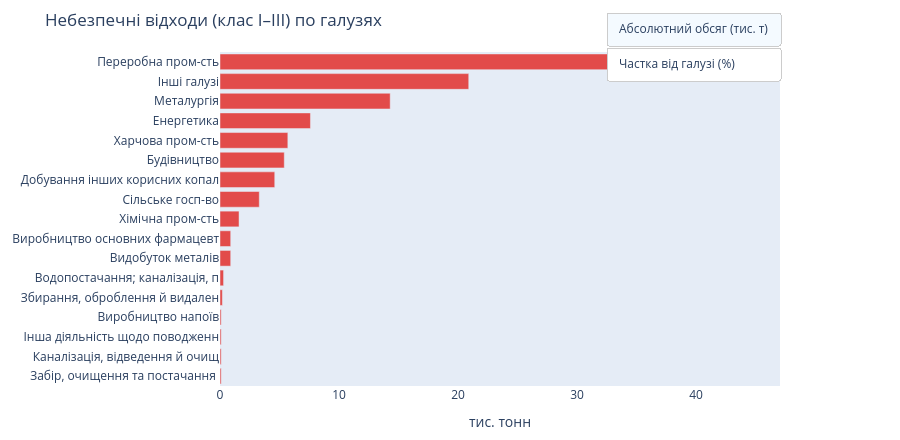

Write notebook code for a chart like this one.
### Code cell
# ГРАФІК 6  Небезпечні по галузях (абс / %)

haz_kved_abs = df_haz_kved[
    df_haz_kved["pct"].notna() & (df_haz_kved["val"] > 0)
].sort_values("val", ascending=True)  # для тис. тонн

haz_kved_pct = df_haz_kved[
    df_haz_kved["pct"].notna() & (df_haz_kved["pct"] > 0)
].sort_values("pct", ascending=True)
fig6 = go.Figure()

# Trace 0 — абсолютний
fig6.add_trace(go.Bar(
    name="Абсолютний обсяг",
    x=haz_kved_abs["val"] / 1000,
    y=haz_kved_abs["short"],
    orientation="h",
    marker_color="#E24B4A",
    visible=True,
    hovertemplate="%{y}: %{x:.1f} тис. т<extra></extra>",
))

# Trace 1 — частка
fig6.add_trace(go.Bar(
    name="Частка від галузі",
    x=haz_kved_pct["pct"],
    y=haz_kved_pct["short"],
    orientation="h",
    marker_color="#A32D2D",
    visible=False,
    hovertemplate="%{y}: %{x:.1f}%<extra></extra>",
))
fig6.update_layout(
    title="Небезпечні відходи (клас I–III) по галузях",
    height=440,
    margin=dict(l=20, r=120, t=50, b=40),
    xaxis_title="тис. тонн",
    updatemenus=[dict(
        type="buttons",
        x=1.0, y=1.12,
        buttons=[
            dict(
                label="Абсолютний обсяг (тис. т)",
                method="update",
                args=[
                    {
                        "visible": [True, False],
                        "x": [haz_kved_abs["val"] / 1000, haz_kved_pct["pct"]],
                        "y": [haz_kved_abs["short"], haz_kved_pct["short"]],
                    },
                    {"xaxis.title.text": "тис. тонн", "xaxis.ticksuffix": ""},
                ]
            ),
            dict(
                label="Частка від галузі (%)",
                method="update",
                args=[
                    {
                        "visible": [False, True],
                        "x": [haz_kved_abs["val"] / 1000, haz_kved_pct["pct"]],
                        "y": [haz_kved_abs["short"], haz_kved_pct["short"]],
                    },
                    {"xaxis.title.text": "%", "xaxis.ticksuffix": "%"},
                ]
            ),
        ],
        bgcolor="white", bordercolor="#ccc",
    )]
)

### Figure 1 — Plotly figure (JSON) as saved in the notebook; plotly's stock layout.template omitted (floating-point values rounded to 4 significant figures)
{"data": [{"hovertemplate": "%{y}: %{x:.1f} тис. т<extra></extra>", "marker": {"color": "#E24B4A"}, "name": "Абсолютний обсяг", "orientation": "h", "type": "bar", "visible": true, "x": [0.1, 0.1, 0.1, 0.1, 0.2, 0.3, 0.9, 0.9, 1.6, 3.3, 4.6, 5.4, 5.7, 7.6, 14.3, 20.9, 44.7], "y": ["Забір, очищення та постачання ", "Каналізація, відведення й очищ", "Інша діяльність щодо поводженн", "Виробництво напоїв", "Збирання, оброблення й видален", "Водопостачання; каналізація, п", "Видобуток металів", "Виробництво основних фармацевт", "Хімічна пром-сть", "Сільське госп-во", "Добування інших корисних копал", "Будівництво", "Харчова пром-сть", "Енергетика", "Металургія", "Інші галузі", "Переробна пром-сть"]}, {"hovertemplate": "%{y}: %{x:.1f}%<extra></extra>", "marker": {"color": "#A32D2D"}, "name": "Частка від галузі", "orientation": "h", "type": "bar", "visible": false, "x": [0.1, 0.1, 0.1, 0.2, 0.3, 0.3, 0.3, 0.4, 0.6, 0.8, 1.1, 1.1, 1.6, 7.5], "y": ["Забір, очищення та постачання ", "Водопостачання; каналізація, п", "Сільське госп-во", "Збирання, оброблення й видален", "Харчова пром-сть", "Енергетика", "Хімічна пром-сть", "Металургія", "Переробна пром-сть", "Будівництво", "Добування інших корисних копал", "Інша діяльність щодо поводженн", "Інші галузі", "Виробництво основних фармацевт"]}], "layout": {"height": 440, "margin": {"b": 40, "l": 20, "r": 120, "t": 50}, "title": {"text": "Небезпечні відходи (клас I–III) по галузях"}, "updatemenus": [{"bgcolor": "white", "bordercolor": "#ccc", "buttons": [{"args": [{"visible": [true, false], "x": [[0.1, 0.1, 0.1, 0.1, 0.2, 0.3, 0.9, 0.9, 1.6, 3.3, 4.6, 5.4, 5.7, 7.6, 14.3, 20.9, 44.7], [0.1, 0.1, 0.1, 0.2, 0.3, 0.3, 0.3, 0.4, 0.6, 0.8, 1.1, 1.1, 1.6, 7.5]], "y": [["Забір, очищення та постачання ", "Каналізація, відведення й очищ", "Інша діяльність щодо поводженн", "Виробництво напоїв", "Збирання, оброблення й видален", "Водопостачання; каналізація, п", "Видобуток металів", "Виробництво основних фармацевт", "Хімічна пром-сть", "Сільське госп-во", "Добування інших корисних копал", "Будівництво", "Харчова пром-сть", "Енергетика", "Металургія", "Інші галузі", "Переробна пром-сть"], ["Забір, очищення та постачання ", "Водопостачання; каналізація, п", "Сільське госп-во", "Збирання, оброблення й видален", "Харчова пром-сть", "Енергетика", "Хімічна пром-сть", "Металургія", "Переробна пром-сть", "Будівництво", "Добування інших корисних копал", "Інша діяльність щодо поводженн", "Інші галузі", "Виробництво основних фармацевт"]]}, {"xaxis.ticksuffix": "", "xaxis.title.text": "тис. тонн"}], "label": "Абсолютний обсяг (тис. т)", "method": "update"}, {"args": [{"visible": [false, true], "x": [[0.1, 0.1, 0.1, 0.1, 0.2, 0.3, 0.9, 0.9, 1.6, 3.3, 4.6, 5.4, 5.7, 7.6, 14.3, 20.9, 44.7], [0.1, 0.1, 0.1, 0.2, 0.3, 0.3, 0.3, 0.4, 0.6, 0.8, 1.1, 1.1, 1.6, 7.5]], "y": [["Забір, очищення та постачання ", "Каналізація, відведення й очищ", "Інша діяльність щодо поводженн", "Виробництво напоїв", "Збирання, оброблення й видален", "Водопостачання; каналізація, п", "Видобуток металів", "Виробництво основних фармацевт", "Хімічна пром-сть", "Сільське госп-во", "Добування інших корисних копал", "Будівництво", "Харчова пром-сть", "Енергетика", "Металургія", "Інші галузі", "Переробна пром-сть"], ["Забір, очищення та постачання ", "Водопостачання; каналізація, п", "Сільське госп-во", "Збирання, оброблення й видален", "Харчова пром-сть", "Енергетика", "Хімічна пром-сть", "Металургія", "Переробна пром-сть", "Будівництво", "Добування інших корисних копал", "Інша діяльність щодо поводженн", "Інші галузі", "Виробництво основних фармацевт"]]}, {"xaxis.ticksuffix": "%", "xaxis.title.text": "%"}], "label": "Частка від галузі (%)", "method": "update"}], "type": "buttons", "x": 1, "y": 1.12}], "xaxis": {"title": {"text": "тис. тонн"}}}}
